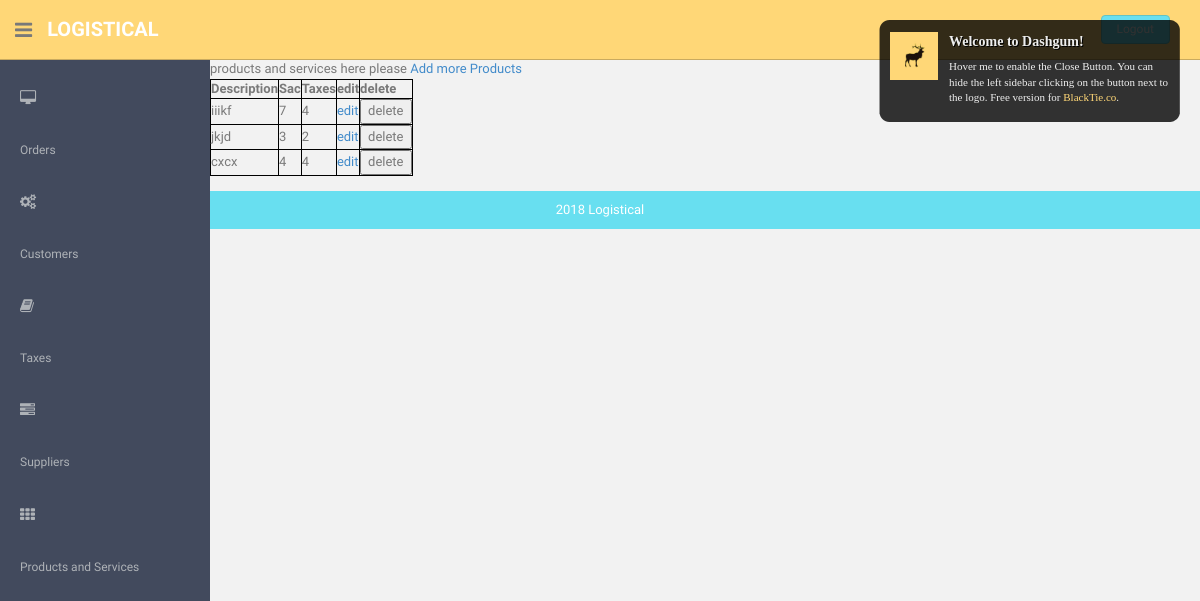
Page /products_and_services/ (signed in) on the earlier database version.
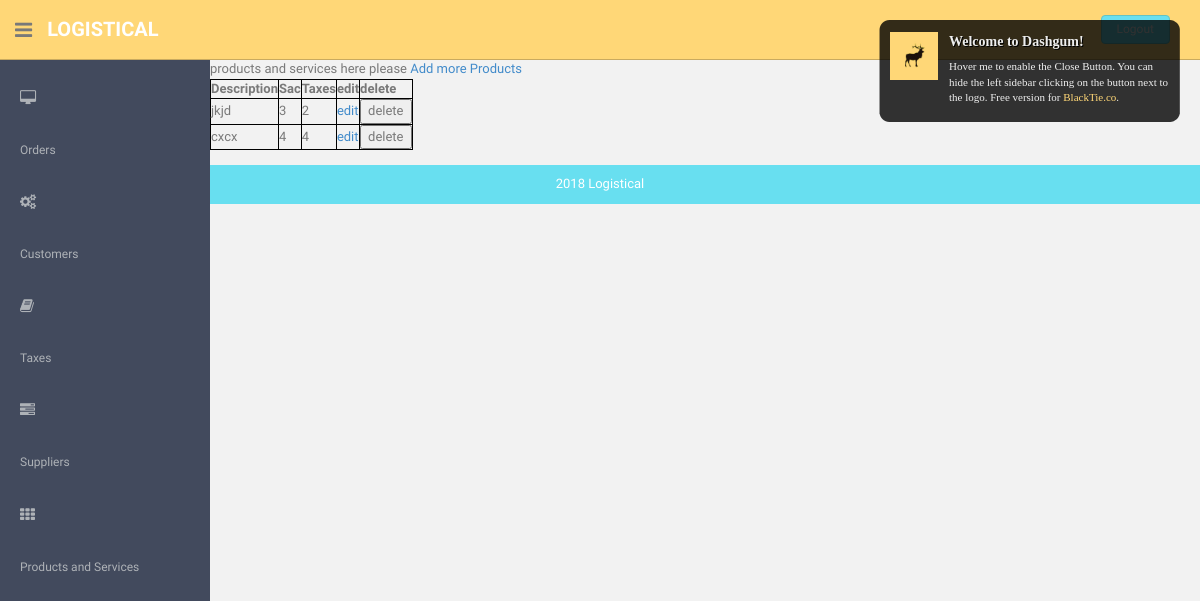
Same page on the later database version.
### Logistical/models.py (models this page shows)
class Products_and_Services(models.Model):
    description=models.TextField()
    sac=models.IntegerField()
    Taxes=models.IntegerField()

### Logistical/views.py (the view)
# urls.py: path('products_and_services/', views.products_and_services,name='products'),
@login_required(login_url='/login')
def products_and_services(request):
    products=Products_and_Services.objects.all()
    return (render(request,"products_and_services.html",{'products':products}))

### Logistical/templates/products_and_services.html (shortened to what this page needs)
{% extends 'base.html' %}
{% block content %}
products and services here please
<a href="products_form/">Add more Products</a>
<table style="width: auto">
        <tr>
            <th>Description</th>
            <th>Sac</th>
            <th>Taxes</th>
            <th>edit</th>
            <th>delete</th>
</tr>
{% for p in products %}
                <tr>
				<td>{{ p.description }}</td>
				<td>{{ p.sac }}</td>
				<td>{{ p.Taxes }}</td>
                <td><a href="products_form/edit/{{ p.id }}/" >edit</a></td>
                <td><form action="{% url 'products_delete' %}" method="post">{% csrf_token %}
                 <input type="submit" value="delete">
                      </form>
</td>
</tr>
{% endfor %}
</table>
{% endblock %}

Differences in the rows shown:
removed Products_and_Services: description "iiikf", sac "7", Taxes "4"
